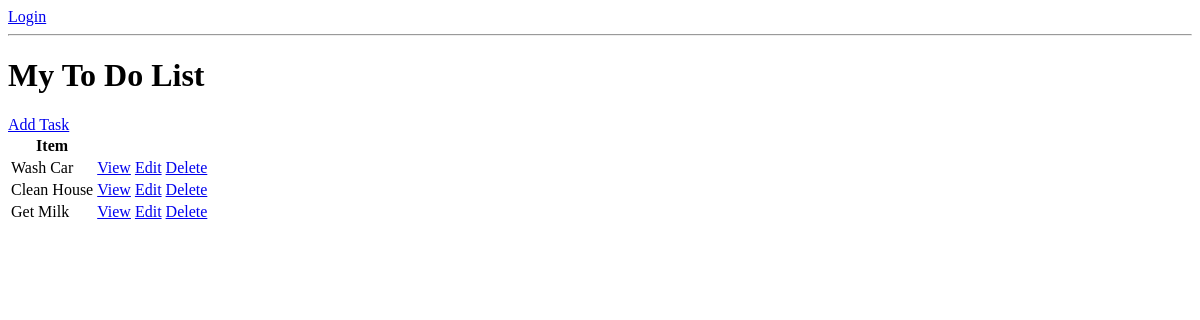
/, run on an earlier commit of the app's database.
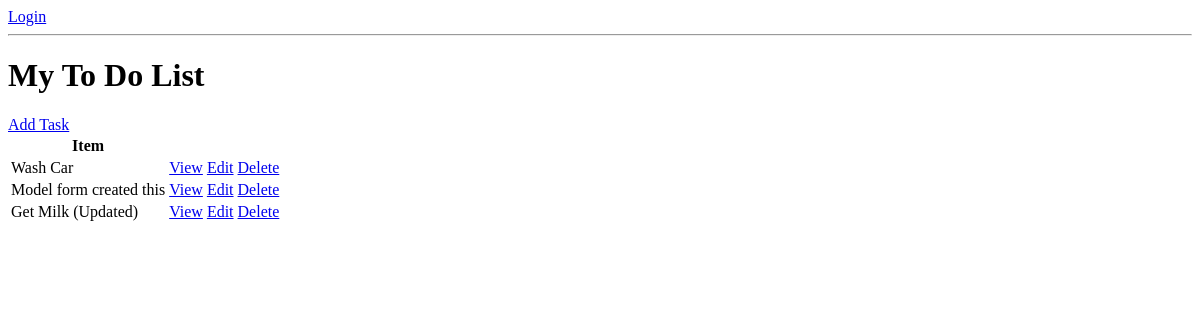
And on a later commit of the database.
### base/models.py (models this page shows, shortened)
class Task(models.Model):
    user = models.ForeignKey(User,on_delete=models.CASCADE,null=True,blank=True)
    title = models.CharField(max_length=200)
    description = models.TextField(null=True,blank=True)
    complete = models.BooleanField(default=False)
    created = models.DateTimeField(auto_now_add=True)
    class Meta:
        ordering = ['complete']

### base/views.py (the view)
# urls.py: path('', TaskList.as_view(),name='tasks'),
class TaskList(ListView):
    model = Task
    context_object_name = 'tasks'

### base/templates/base/task_list.html
{% if request.user.is_authenticated %}
<p>{{request.user}}</p>
<a href="{% url 'logout' %}">Logout</a>
{% else %}
<a href="{% url 'login' %}">Login</a>
{% endif %}
<hr>
<h1>My To Do List</h1>
<a href="{% url 'task-create' %}">Add Task</a>
<table>
    <tr>
        <th> Item</th>
        <th></th>
        <th></th>
        <th></th>
    </tr>
    {% for task in object_list %}
    <tr>
        <td>{{task.title}}</td>
        <td><a href="{% url 'task' task.id %}">View</a></td>
        <td><a href="{% url 'task-update' task.id %}">Edit</a></td>
        <td><a href="{% url 'task-delete' task.id %}">Delete</a></td>
    </tr>
    {% empty %}
        <h3>No items in the list</h3>
    {% endfor %}
</table>

What changed in the data, as far as the page shows it:
removed Task: title "Clean House"
added Task: title "Model form created this"
changed Task: title "Get Milk" → "Get Milk (Updated)"
